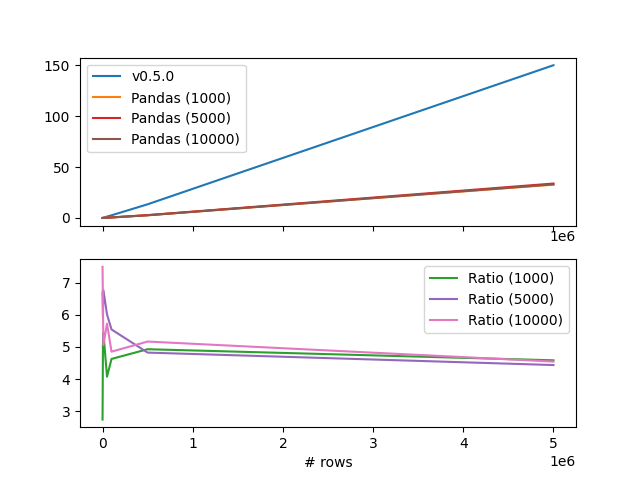

Recreate this plot in Python.
"""Benchmark v0.6.0-csv plot."""

import matplotlib.pyplot as plt
import pandas as pd

bench = pd.read_csv(
    "./scripts/benchmark-v0.6.0-csv.csv", header=0, sep=";", encoding="utf-8"
)
bench.plot(
    x="# rows",
    subplots=[
        ("v0.5.0", "Pandas (1000)", "Pandas (5000)", "Pandas (10000)"),
        ("Ratio (1000)", "Ratio (5000)", "Ratio (10000)"),
    ],
    sharex=True,
)
plt.savefig("./scripts/benchmark-v0.6.0-csv.png")
